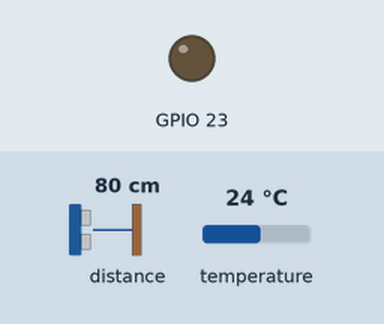
This program was run on a simulated ESP32. Shown: output pins drawn as LEDs (lit = HIGH). Inputs (shaded band) come from the test bench; at power-on: distance to the obstacle 80 cm, temperature 24 °C. WiFi joins after 1.5 s; servers stay silent unless stated; random numbers use the default seed unless the program sets one; no MQTT or app messages arrive unless stated.

Above: at 0.1 s.
At 43.9 s:
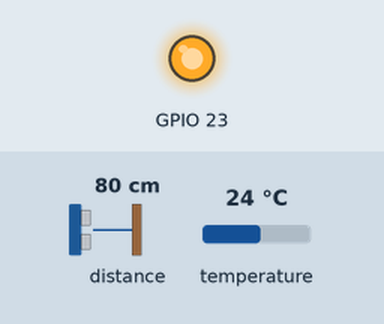
Timing chart, 0 to 45.4 s (numbered marks = the images above):
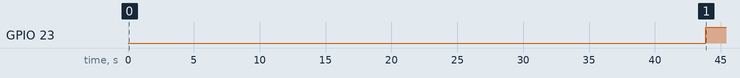

The program:

main.cpp
```cpp
#include <Arduino.h>

#include "MQTTManager.hpp"
#include "SensorsManager.hpp"
#include "WiFiManager.hpp"

constexpr const char* ssid = "Lenhost2";
constexpr const char* pass = "77969988";

constexpr const char* hiveMQ_url =
    "c8655e388ba0426a84f2197ce7a2e4ff.s1.eu.hivemq.cloud";
constexpr const int port = 8883;
constexpr const char* id_mqtt = "Canary";
constexpr const char* pass_mqtt = "iwn72(*Hejoo82!";
constexpr const char* topic = "/test";

constexpr const int pin_mq3 = 34;
constexpr const int pin_ds = 4;

WFM wfm(ssid, pass);
MM mm(hiveMQ_url, port, id_mqtt, pass_mqtt);
SM sm(pin_mq3, pin_ds, 23);

constexpr uint64_t SLEEP_TIME = 10ULL * 60ULL * 1000000ULL;  // 10 MINUTES

void setup() {
  uint64_t start = millis();
  delay(100);

  wfm.connect();
  mm.connect();
  if (wfm.status() && mm.status()) {
    sm.setup();

    for (int i = 1; i <= SIZE_ARR; i++) {
      if (wfm.status() && mm.status()) {
        SensorsReading p = sm.readAll(i - 1);
        // String payload_1 =
        //     String("{") + "\"raw_mean_E\":" + temp.rawE +
        //     ",\"fil_mean_E\":" + temp.filE + ",\"raw_mean_T\":" + temp.rawT +
        //     ",\"fil_mean_T\":" + temp.filT + ",\"raw_mean_H\":" + temp.rawH +
        //     ",\"fil_mean_H\":" + temp.filH + "}";
        // mm.publish(topic, payload_1.c_str());
        if (i == SIZE_ARR) {
          // SensorsReading p = sm.getMean();
          String payload =
              String("{") + "\"raw_mean_E\":" + p.rawE +
              ",\"fil_mean_E\":" + p.filE + ",\"raw_mean_T\":" + p.rawT +
              ",\"fil_mean_T\":" + p.filT + ",\"raw_mean_H\":" + p.rawH +
              ",\"fil_mean_H\":" + p.filH + "}";
          mm.publish(topic, payload.c_str());
        }
        mm.loop();
      } else {
        wfm.ensureConnection();
        mm.ensureConnection();
        i--;
      }
      delay(100);
    }
    digitalWrite(23, LOW);
  }
  WiFi.disconnect(true, true);
  WiFi.mode(WIFI_OFF);
  uint64_t finish = (millis() - start) * 1000;
  esp_sleep_enable_timer_wakeup(SLEEP_TIME - finish);
  esp_deep_sleep_start();
}

void loop() {}
```

Kalman1D.hpp
```cpp
#pragma once

class Kalman1D {
 private:
  float q;  // process noise
  float r;  // measurement noise
  float x;  // state estimate
  float p;  // estimate covariance
  float n = 0;
  float total = 0;
  float mean;
  bool initialized = false;

 public:
  Kalman1D(float processNoise = 1.0f, float measurementNoise = 4.0f,
           float initialEstimate = 0.0f, float covariance = 1.0f) {
    q = processNoise;      // process noise covariance
    r = measurementNoise;  // measurement noise covariance
    x = initialEstimate;   // initial estimate
    p = covariance;        // initial estimate covariance
    initialized = true;
  }

  float update(float measurement) {
    p = p + q;

    float k = p / (p + r);
    x = x + k * (measurement - x);
    p = (1.0f - k) * p;

    n++;
    total += x;
    mean = total / n;
    return x;
  }

  void setProcessNoise(float processNoise) { q = processNoise; }
  void setMeasurementNoise(float measurementNoise) { r = measurementNoise; }
  void setEstimate(float estimate) { x = estimate; }
  float getEstimate() const { return x; }
  float getMean() const { return mean; }
};
```

MQTTManager.hpp
```cpp
#pragma once
#include <Preferences.h>
#include <PubSubClient.h>
#include <WiFiClientSecure.h>

class MM {
 private:
  const char* broker_url;
  const int port;
  const char* user_name;
  const char* password;

  unsigned long MAX_DURATION = 10000;  // 10 seconds

  WiFiClientSecure wifiClient;
  PubSubClient mqttClient;

 public:
  MM(const char* bu, const int p, const char* un, const char* pass)
      : broker_url(bu),
        port(p),
        user_name(un),
        password(pass),
        mqttClient(wifiClient) {}

  void connect() {
    wifiClient.setInsecure();
    mqttClient.setServer(broker_url, port);

    String clientID = "C" + String(random(0xffff), HEX);
    unsigned long start = millis();
    while (!mqttClient.connected() && millis() - start < MAX_DURATION) {
      if (mqttClient.connect(clientID.c_str(), user_name, password)) {
        break;
      }
    }
  }

  void ensureConnection() {
    if (!mqttClient.connected()) {
      connect();
    }
  }

  void publish(const char* topics, const char* payloads) {
    mqttClient.publish(topics, payloads);
  }

  bool status() { return mqttClient.connected(); }

  void loop() { mqttClient.loop(); }
};
```

SensorsManager.hpp
```cpp
#pragma once
#include <DallasTemperature.h>
#include <OneWire.h>
#include <VL53L0X.h>
#include <Wire.h>

#include "Kalman1D.hpp"

constexpr const uint16_t tofTimeout = 2000;
constexpr const uint32_t tofTimingMeasure = 1000000;  // 2000ms
constexpr const uint32_t delayTime = 1000 * 60 * 5;   // 5 minutes
// constexpr const short int MAX_SETUP_MQ3 = (60 / 5) * 24;  // 48 hours

constexpr const float sigmaToF = 0.4302f;
constexpr const float sigmaDS = 0.32f * 0.32f;
constexpr const float sigmaMQ3 = 46.8990f;

constexpr const int SIZE_ARR = 50;

struct SensorsReading {
  float rawE;  // Ethanol -> MQ-3
  float rawT;  // Temperature -> DS18B20
  float rawH;  // Height -> VL53L0X

  float filE;
  float filT;
  float filH;
};

class SM {
 private:
  float arrTemp[SIZE_ARR];

  float totalEth = 0.0;
  float totalTemp = 0.0;
  float totalDist = 0.0;
  int n = 0;
  int pinMQ3;
  int pinDS18B20;
  int pinIRLML2505;  // To trigger on and off MQ-3

  OneWire oneWire;
  DallasTemperature tempSensor;
  VL53L0X tofSensor;
  Kalman1D kalmanToF;
  Kalman1D kalmanMQ3;
  Kalman1D kalmanDS;

 public:
  SM(const int a, const int b, const int c)
      : pinMQ3(a),
        pinDS18B20(b),
        pinIRLML2505(c),
        oneWire(b),
        tempSensor(&oneWire),
        kalmanToF(1.0f, sigmaToF),
        kalmanMQ3(1.0f, sigmaMQ3),
        kalmanDS(1.0f, sigmaDS) {}

  void setup() {
    tempSensor.begin();
    Wire.begin();
    tofSensor.setTimeout(tofTimeout);
    pinMode(pinIRLML2505, OUTPUT);

    if (tofSensor.init()) {
      tofSensor.setMeasurementTimingBudget(tofTimingMeasure);
      readTemp();
      setEstimate();
    }
    delay(100);
  }

  void setEstimate() {
    float arr_temp_float[5] = {0.0f, 0.0f, 0.0f, 0.0f, 0.0f};

    for (int i = 0; i < 5; i++) {
      tempSensor.requestTemperatures();
      arr_temp_float[i] = tempSensor.getTempCByIndex(0);
    }
    kalmanDS.setEstimate(medianArray_float(arr_temp_float, 5));

    arr_temp_float[0] = 0.0f;
    arr_temp_float[1] = 0.0f;
    arr_temp_float[2] = 0.0f;
    arr_temp_float[3] = 0.0f;
    arr_temp_float[4] = 0.0f;

    for (int i = 0; i < 5; i++) {
      arr_temp_float[i] = (float)tofSensor.readRangeSingleMillimeters();
    }
    kalmanToF.setEstimate(medianArray_float(arr_temp_float, 5));

    arr_temp_float[0] = 0.0f;
    arr_temp_float[1] = 0.0f;
    arr_temp_float[2] = 0.0f;
    arr_temp_float[3] = 0.0f;
    arr_temp_float[4] = 0.0f;

    digitalWrite(pinIRLML2505, HIGH);
    delay(60000 * 2);  // 2 minute to preheat MQ3
    for (int i = 0; i < 5; i++) {
      arr_temp_float[i] = (float)analogRead(pinMQ3);
    }
    kalmanMQ3.setEstimate(medianArray_float(arr_temp_float, 5));
    delay(100);
  }

  void readTemp() {
    for (int i = 0; i < SIZE_ARR; i++) {
      tempSensor.requestTemperatures();
      arrTemp[i] = tempSensor.getTempCByIndex(0);
    }
  }

  SensorsReading readAll(const int i = 1) {
    SensorsReading temp;

    temp.rawT = arrTemp[i];
    // totalTemp += temp.rawT;
    temp.rawE = (float)analogRead(pinMQ3);
    // totalEth += temp.rawE;
    temp.rawH = (float)tofSensor.readRangeSingleMillimeters();
    // totalDist += temp.rawH;
    // n++;

    temp.filE = kalmanMQ3.update(temp.rawE);
    temp.filT = kalmanDS.update(temp.rawT);
    temp.filH = kalmanToF.update(temp.rawH);

    return temp;
  }

  SensorsReading getMean() const {
    float raw_meanMQ3 = totalEth / n;
    float raw_meanDS = totalTemp / n;
    float raw_meanToF = totalDist / n;

    float fil_meanMQ3 = kalmanMQ3.getEstimate();
    float fil_meanDS = kalmanDS.getEstimate();
    float fil_meanToF = kalmanToF.getEstimate();

    return {raw_meanMQ3, raw_meanDS, raw_meanToF,
            fil_meanMQ3, fil_meanDS, fil_meanToF};
  }

  float medianArray_float(float arr[], int n) {
    if (n <= 0) return 0;

    // simple bubble sort
    for (int i = 0; i < n - 1; i++) {
      for (int j = 0; j < n - i - 1; j++) {
        if (arr[j] > arr[j + 1]) {
          float tmp = arr[j];
          arr[j] = arr[j + 1];
          arr[j + 1] = tmp;
        }
      }
    }

    return arr[((n + 1) / 2) - 1];
  }

  uint16_t medianArray_u16(uint16_t arr[], int n) {
    if (n <= 0) return 0;

    // simple bubble sort
    for (int i = 0; i < n - 1; i++) {
      for (int j = 0; j < n - i - 1; j++) {
        if (arr[j] > arr[j + 1]) {
          uint16_t tmp = arr[j];
          arr[j] = arr[j + 1];
          arr[j + 1] = tmp;
        }
      }
    }

    return arr[((n + 1) / 2) - 1];
  }
};
```

WiFiManager.hpp
```cpp
#pragma once
#include <WiFi.h>

class WFM {
 private:
  const char* ssid;
  const char* password;

  unsigned long MAX_DURATION = 10000;  // 10 seconds

 public:
  WFM(const char* s, const char* p) : ssid(s), password(p) {}

  void connect() {
    WiFi.begin(ssid, password);

    unsigned long start = millis();
    while (WiFi.status() != WL_CONNECTED && millis() - start < MAX_DURATION) {
    }
  }

  void ensureConnection() {
    if (WiFi.status() != WL_CONNECTED) {
      connect();
    }
  }

  bool status() { return WiFi.status() == WL_CONNECTED; }
};
```

Measured:
- by itself, GPIO 23: LOW → HIGH at 43.9 s
